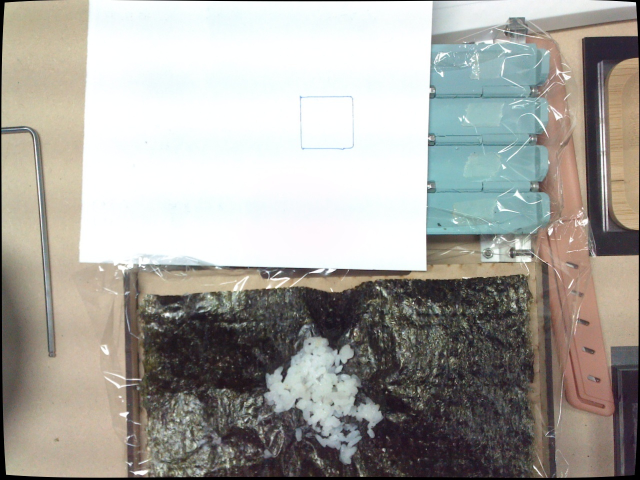
#> input picture visionTest_1.jpg, 1280 x 960 px (shown at 1/2 size); its folder holds only this picture in this run
$ python -i foodDetection.py   (imports and definitions only)
#> lines starting #> are read from the running program, lines starting #| are printed output that depends on the picture; after the words box and inside, x2 and y2 are one past the last pixel; in counts of white or black regions, pixels touching at a corner belong together
#> further down, picture is the input picture: shape (960, 1280, 3); mean B, G, R 157.2, 162.9, 165.1
import numpy as np
import cv2 as cv
import glob
import os
import math
import matplotlib.pyplot as plt

# [154 lines left out: functions Findedge, GetOuterBox, GradeRiceRoll, DetectRice, not called in this run]

def DetectCucumber(bgrimg: np.ndarray):
    hsvimg = cv.cvtColor(bgrimg, cv.COLOR_BGR2HSV)
#> hsvimg: shape (960, 1280, 3); mean H, S, V 65.3, 36, 170.4
    lower_bound = np.array([30, 30,  30])
    upper_bound = np.array([60, 190, 215])

    [h, w] = hsvimg.shape[:-1]
#> h = 960; w = 1280
    cucumber_mask = np.zeros([h, w])
    check_range = hsvimg
    mask = cv.inRange(check_range, lower_bound, upper_bound)
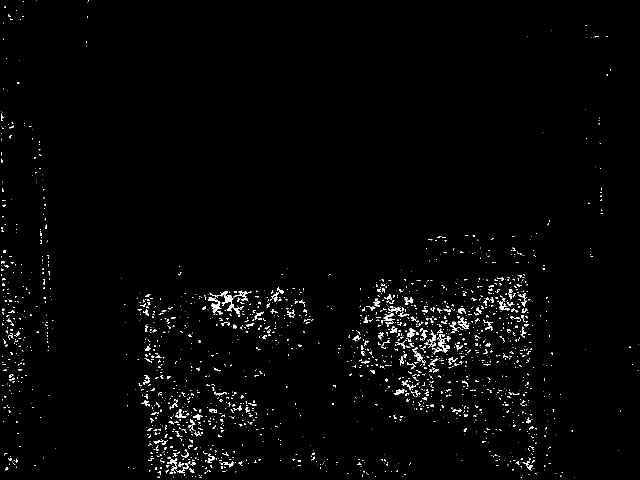
#> mask: shape (960, 1280) (shown at 1/2 size); 1.7% white in thin lines or dots
    cucumber_mask = mask
    kernel = np.ones((5,5), np.uint8)
    cucumber_mask = cv.erode(cucumber_mask, kernel, iterations = 1)
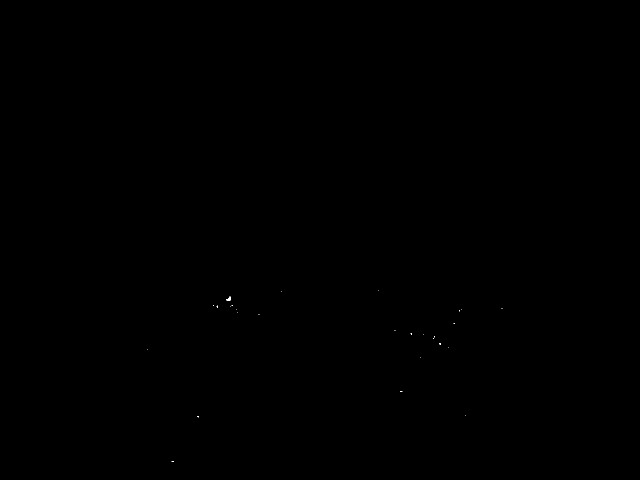
#> cucumber_mask: shape (960, 1280) (shown at 1/2 size); 0.01% white in thin lines or dots, all inside (x1, y1, x2, y2) = (294, 580, 1005, 923)
    cucumber_mask = cv.dilate(cucumber_mask, kernel, iterations = 2)
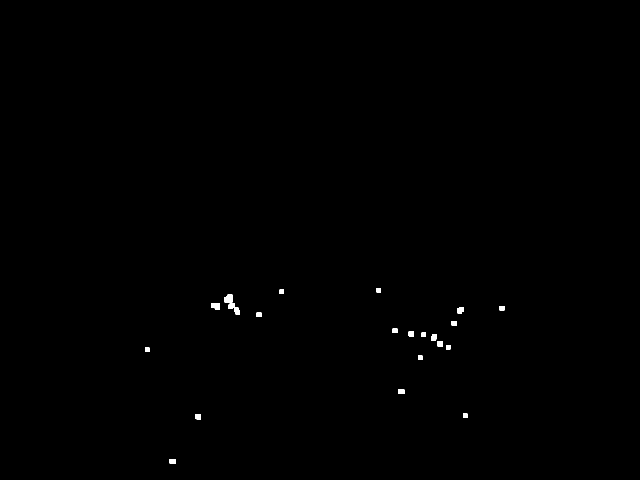
#> cucumber_mask: shape (960, 1280) (shown at 1/2 size); 0.21% white; 21 white regions

    contours, _ = cv.findContours(image=cucumber_mask.astype(np.uint8), mode=cv.RETR_LIST, method=cv.CHAIN_APPROX_NONE)
#> contours = 21 contours; largest, box (x1, y1, x2, y2) and area: (457, 607, 480, 629) 224, (448, 589, 466, 605) 220, (422, 606, 440, 619) 174, (862, 668, 874, 682) 130, (914, 614, 928, 627) 130
    max_cnt = sorted(contours, key = lambda cnt : -cv.contourArea(cnt))[0]
#> max_cnt = contour of 84 points, box (x1, y1, x2, y2) (457, 607, 480, 629), area 224
    M = cv.moments(max_cnt)
#> M = moments, m00 224, centre m10/m00, m01/m00 = (468.3, 616.8)
    cx = int(M['m10']/M['m00'])
#> cx = 468
    cy = int(M['m01']/M['m00'])
#> cy = 616
    center = np.array((cx, cy))
#> center = [468, 616]

    phi = 0.5 * math.atan2(2 * M['nu11'], M['nu20'] - M['nu02'])
#> phi = 0.745
    orientation = phi * 180 / math.pi
#> orientation = 42.69

    rect = cv.minAreaRect(max_cnt)
#> rect = ((469.2, 616.9), (15.28, 29.04), -51.84)
    box = cv.boxPoints(rect)
#> box = [[475.9, 631.9], [453.1, 613.9], [462.6, 601.9], [485.4, 619.9]]
    box = np.int0(box)
#> box = [[475, 631], [453, 613], [462, 601], [485, 619]]
    cv.drawContours(cucumber_mask, [box], -1,color = (255,255,255),thickness = 2)
#> cucumber_mask: shape (960, 1280); 0.23% white; 20 white regions, largest, box (x1, y1, x2, y2) and area: (448, 589, 487, 633) 744, (422, 606, 440, 619) 202, (914, 614, 928, 627) 154

    cucumber = dict()
    cucumber['center'] = center
    cucumber['orientation'] = orientation

    return cucumber_mask, cucumber

# [78 lines left out: functions DetectSalmon, DetectRiceRoll, not called in this run]

>>> import cv2
>>> picture = cv2.imread('../../../../visionTest_1.jpg')
>>> result = DetectCucumber(picture)
